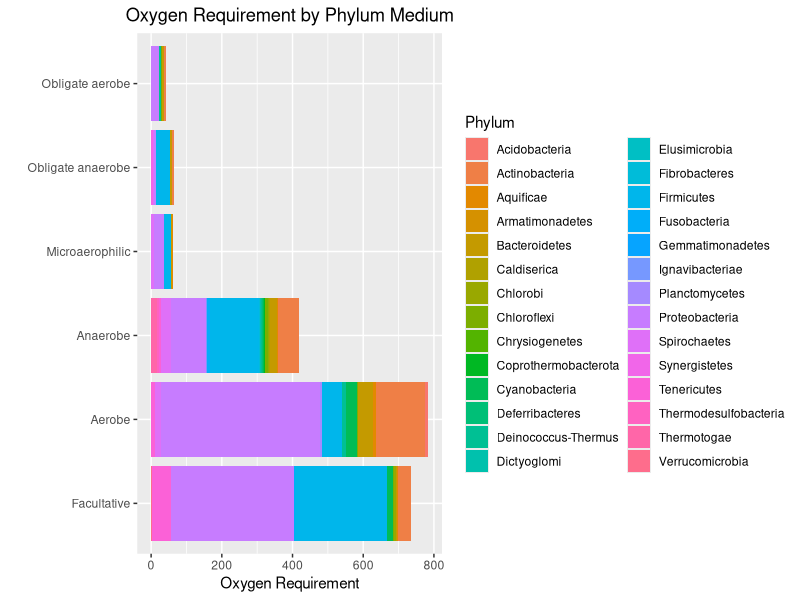
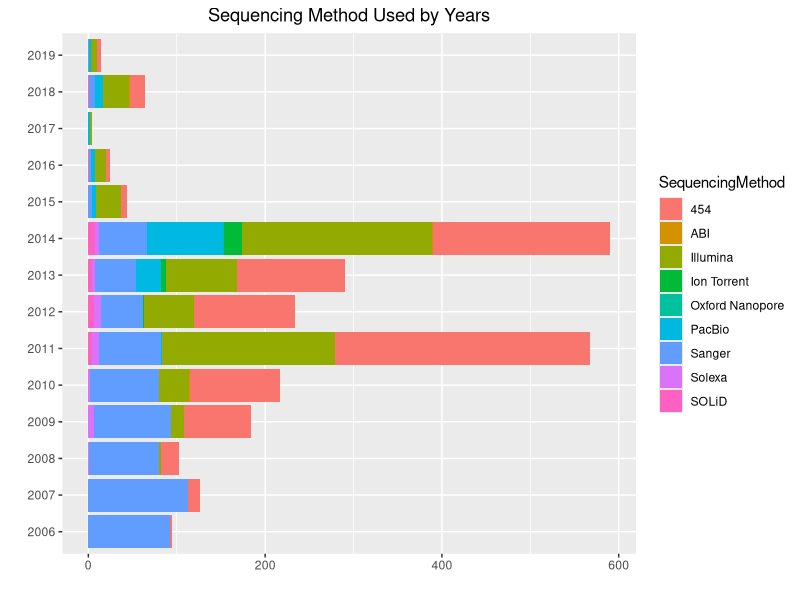
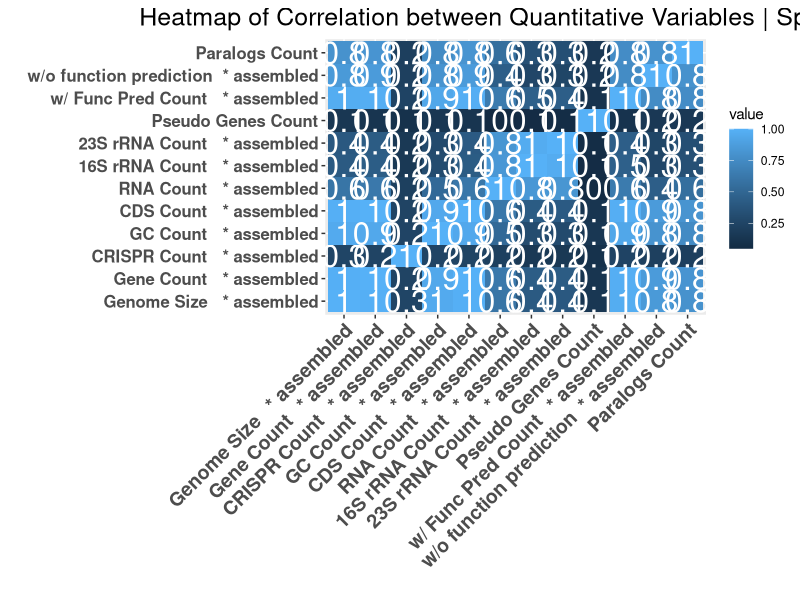

The R script that drew these images, in order:
# Trabalho 1 Bioestatística
# Aluno: Carlos Frederico Carvalheira Mello
# Author: Carlos Carvalheira
# github: https://github.com/carvalheirafc/r_bio

 
# IMPORTANT 
# Before Load libraries make sure they are all installed.
#install.packages('tidyverse')
install.packages('ggpubr')
install.packages('reshape2')


# Import Section
library(tidyverse)
library(reshape2)
library(ggpubr)


################################################################################
# Question 1
# Data Read into a DataFrame
df <- readr::read_tsv(file='data.tab')
glimpse(df)
# Na Search in DataFrame
df_na_columns_tidy <- df %>% 
  dplyr::select(everything()) %>%
  dplyr::summarise_all(funs(sum(is.na(.)))) %>%
  dplyr::select_if(funs(sum(.)>0)) %>%
  tidyr::gather(., 'variable', 'na_count')


q1_na_count <- ggplot(df_na_columns_tidy, aes(x = reorder(variable, desc(na_count)), y=na_count, fill=variable)) +
  ggplot2::geom_col() + 
  theme_void() +
  coord_flip() +
  labs(x='') + labs(y='Na Values Count') +
  ggtitle('NA Values by Variable') + 
  theme(plot.title = element_text(hjust = 0.5)) +
  geom_text(aes(label=na_count), hjust=-1) +
  geom_hline(yintercept = length(df$Domain), color='red', size=2) + 
  geom_text(aes(0,length(df$Domain),label = length(df$Domain), hjust = 1.3), vjust=-0.5, color='red') +
  annotate('text', 0.16, 2760, label='Total Objects in DataFrame:', color='red', fontface=2)


################################################################################
# Question 2
# Top 5 Species by Class 
df_2 <- df %>% 
  dplyr::group_by(Class, Species) %>%
  dplyr::summarise(n=n()) %>%
  dplyr::arrange(desc(n)) %>%
  head(., 5)
# Literal Answer ~~ Question 2 
head(df_2, 1)
# Top 5 Sorted Plot 
q2_class_by_species <- ggplot(df_2, aes(x=reorder(Species, desc(n)), y=n, fill=Class)) + 
  ggplot2::geom_col() + 
  coord_flip() +
  labs(x='', y='Species Count') +
  ggtitle('Species Count by Class') +
  theme(plot.title = element_text(hjust = 0.5)) +
  geom_text(aes(label=n), color='white', fontface=2, size=8, hjust=2)


################################################################################
# Question 3
df_3 <- df %>%
  dplyr::group_by(Family, Phylum, Class) %>%
  dplyr::summarise(CDS.Count.Mean=mean(`CDS Count   * assembled`),
                   CDS.Count.Max=max(`CDS Count   * assembled`),
                   CDS.Count.Mean=min(`CDS Count   * assembled`), 
                   CDS.Count.By.Object=n(), 
                   .groups='drop') %>%
  dplyr::arrange(Family, Class, Phylum)

head(df_3, 5)


################################################################################
#Question 4
df_4 <- df %>%
  dplyr::group_by(Phylum, `Oxygen Requirement`) %>%
  dplyr::summarise(Freq=n(), .groups='drop') %>%
  tidyr::drop_na(.) %>%
  dplyr::arrange(desc(Freq))
# By Phylum Classification
# Dividing Plots in 4 different ones by Frequency Count
larger_freqs <- ggplot(df_4 %>% dplyr::filter(Freq > 50), 
                       aes(x=reorder(Phylum, desc(Freq)),
                           y=Freq, fill=`Oxygen Requirement`)) +
  
  ggplot2::geom_col(position = position_dodge()) +
  coord_flip() +
  labs(x='', y='Phylum') +
  ggtitle('Oxygen Requirement by Phylum Smaller') +
  theme(plot.title = element_text(hjust = 0.5))

smaller_freqs <- ggplot(df_4 %>% dplyr::filter(Freq == 1), 
                        aes(x=reorder(Phylum, desc(Freq)),
                            y=Freq, fill=`Oxygen Requirement`)) +
  
  ggplot2::geom_col(position = position_dodge(width = 1)) +
  coord_flip() +
  labs(x='', y='Phylum') +
  ggtitle('Oxygen Requirement by Phylum Small') +
  theme(plot.title = element_text(hjust = 0.5))

small_freqs <- ggplot(df_4 %>% dplyr::filter(Freq <= 10 & Freq > 1), 
                      aes(x=reorder(Phylum, desc(Freq)),
                          y=Freq, fill=`Oxygen Requirement`)) +
  
  ggplot2::geom_col(position = position_dodge(width = 1)) +
  coord_flip() +
  labs(x='', y='Phylum') +
  ggtitle('Oxygen Requirement by Phylum Medium') +
  theme(plot.title = element_text(hjust = 0.5))

medium_freqs <- ggplot(df_4 %>% dplyr::filter(Freq < 50 & Freq > 10), 
                       aes(x=reorder(Phylum, desc(Freq)),
                           y=Freq, fill=`Oxygen Requirement`)) +
  
  ggplot2::geom_col(position = position_dodge(width = 1)) +
  coord_flip() +
  labs(x='', y='Phylum') +
  ggtitle('Oxygen Requirement by Phylum Larger') +
  theme(plot.title = element_text(hjust = 0.5))
#Final Plot with all 4 together 
q4_phylum_by_oxygen <- ggpubr::ggarrange(smaller_freqs, small_freqs, medium_freqs, larger_freqs)
# By Oxygen Requirement Classification
q4_oxygen_by_phylum <- ggplot(df_4, aes(x=reorder(x=`Oxygen Requirement`, desc(Freq)), y=Freq,  fill=Phylum)) +
  ggplot2::geom_col() +
  coord_flip() + 
  labs(x='', y='Oxygen Requirement') +
  ggtitle('Oxygen Requirement by Phylum Medium') +
  theme(plot.title = element_text(hjust = 0.5))

q4_oxygen_by_phylum


################################################################################
#Question 5
# Insight of what is the types of sequencing methods
# Run only if curious...
# unique_values_sequency <- unique(df$`Sequencing Method`)
# unique_values_sequency_splited <- table(unlist(strsplit(unique_values_sequency, ',')))
# unique_values_sequency_splited <- as.data.frame(unique_values_sequency_splited)
# unique_sequency_model <- unique_values_sequency_splited$Var1 
sequency_names <- c('454', 'Illumina', 'Ion Torrent', 
                    'Oxford Nanopore', 'PacBio', 'Sanger', 
                    'Solexa', 'SOLiD', 'ABI')

# Formatting Release Date from m/d/Y to Year only
df$`Release Date` <- format(as.Date(df$`Release Date`, format='%m/%d/%Y'), '%Y')
# Gathering data for creation of dataframe 5
# Important Steps:
# mutate: every ',' since two methods was used for
# unrest: duplicate mutated row into new ones, to preserve the count of use of all
# sequency methods mutateds.
df_5 <- df %>%
  dplyr::select(`Release Date`, `Sequencing Method`) %>%
  drop_na() %>%
  dplyr::group_by(`Release Date`, `Sequencing Method`) %>%
  dplyr::summarise(Freq=n(), .groups='drop') %>%
  dplyr::mutate(`Sequencing Method` = strsplit(as.character(`Sequencing Method`), ",")) %>%
  unnest(cols = c(`Sequencing Method`)) # Split Rows by 

# Function that creates a temp obj with 
# detected string in `Sequency Method` column, and group the data by date for 
# then count the frequency
rename_sequency <- function(df, name){
  df %>%
    dplyr::filter(str_detect(`Sequencing Method`,name)) %>%
    dplyr::mutate(`Sequencing Method`=name) %>%
    dplyr::group_by(`Release Date`) %>%
    dplyr::summarise(n=sum(Freq))
}
# Applying the rename_sequency function to all values in sequency_names and joing
# all in one dataframe
# head: Date, Frequency of 454, Frequency of Illumina, etc...
df_5_tidy <- dplyr::full_join(rename_sequency(df_5, '454'), 
                  rename_sequency(df_5, 'Illumina'), by='Release Date') %>%
            dplyr::full_join(., 
                          rename_sequency(df_5, 'Ion Torrent'), by='Release Date') %>%
            dplyr::full_join(., 
                          rename_sequency(df_5, 'Oxford Nanopore'), by='Release Date') %>%
            dplyr::full_join(., 
                             rename_sequency(df_5, 'PacBio'), by='Release Date') %>%
            dplyr::full_join(., 
                             rename_sequency(df_5, 'Sanger'), by='Release Date') %>%
            dplyr::full_join(., 
                             rename_sequency(df_5, 'Solexa'), by='Release Date') %>%
            dplyr::full_join(., 
                             rename_sequency(df_5, 'SOLiD'), by='Release Date') %>%
            dplyr::full_join(., 
                             rename_sequency(df_5, 'ABI'), by='Release Date')
# DataFrame rename columns and replacing na by 0
colnames(df_5_tidy)[-1] <- sequency_names
df_5_tidy[is.na(df_5_tidy)] <- 0
df_5_tidy <- tidyr::gather(df_5_tidy, key='SequencingMethod', value='Freq', -`Release Date`)
#Final Steps
# Plotting the df_5_tidy as a geom_col
ggplot(df_5_tidy, aes(x=Freq, y=`Release Date`, fill=SequencingMethod)) +
  ggplot2::geom_col() +
  labs(x='', y='') +
  ggtitle('Sequencing Method Used by Years') + 
  theme(plot.title = element_text(hjust = 0.5))


################################################################################
# Question 6

df_6 <- df %>%
  dplyr::select(`Genome Size   * assembled`:`Paralogs Count`) %>%
  dplyr::mutate_all(~scale(.))
# Unchar Count has only na values
df_6 <- select(df_6, -`Unchar Count`)
# Correlation Matrix Using Spearman Method
df_6_cor_matrix <- cor(df_6, method='spearman')
melted_df_6_cor_matrix <- melt(df_6_cor_matrix)
# Plot Using HeatMap
ggplot(data = melted_df_6_cor_matrix, aes(x=Var2, y=Var1, fill=value)) + 
  geom_tile() + 
  labs(x='', y='') +
  geom_text(aes(label=round(value, 1)), color='white', fontface=1, size=8) +
  ggtitle('Heatmap of Correlation between Quantitative Variables | Spearman') + 
  theme(axis.text.x=element_text(angle=45, hjust=1, face='bold', size=14), 
        axis.text.y=element_text(face='bold', size=12),
        plot.title = element_text(hjust=0.5, size=18))

